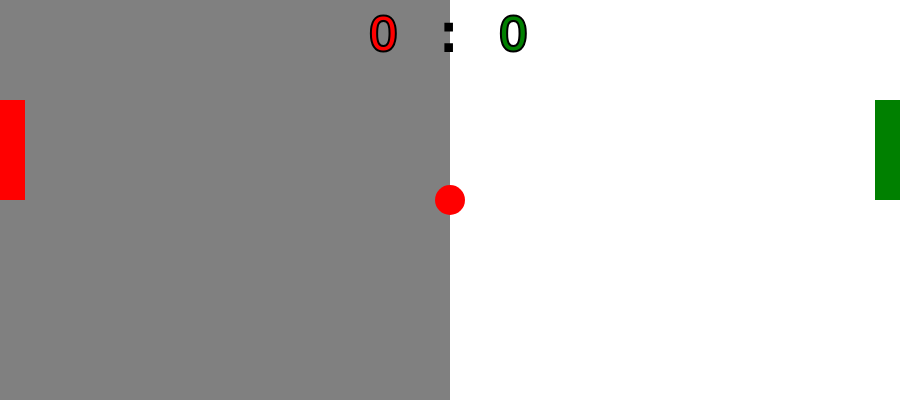
Frame 1 (no input)
Frame 60 (no input): identical to frame 1, image omitted
Frame 120 (the mouse pressed at the canvas centre since frame 60): identical to frame 1, image omitted

The p5.js sketch that drew this single still picture (run headless with seeded random() and noise() and a simulated clock; from frame 60 on, the mouse is pressed at the canvas centre):

// p5.js sketch
// ── sketch.js
canvasW = 900
canvasH = 400
paddleW = 25
paddleH = 100
colors = ['green', 'navy', 'red','black']
let p1,p2
ballD = 30

class Paddle {
  constructor(x,y,w,h){
    this.x = x
    this.y = y
    this.w = w
    this.h = h
    this.color = random(colors)
    this.speed = 2;
    this.score = 0;
  }
draw(){
  fill(this.color);
  noStroke();
  rect(this.x, this.y , this.w , this.h );
}

update(){
  this.y += this.speed;
  this.y = constrain (this.y, 0, canvasH - this.h);
}
  
move(direction){
  this.speed = direction * 8;
}
  upScore(){
    this.score += 1;
  }
}

class Ball{
  constructor(x,y,d){
    this.x = x
    this.y = y
    this.d = d
    this.color = random(colors)
    this.speedX = 0
    this.speedY = 0
  }
  
  draw(){
    fill(this.color)
    noStroke()
    ellipse(this.x, this.y, this.d)
  }
  
  start(){
    this.speedX = random([-5,5])
    this.speedY = random([-5,5])
  }
  
  rematch() {
     this.x = canvasW/2
    this.y = canvasH/2
    this.speedX = 0
    this.speedY = 0
  } 
  reflect(xdir,ydir){
    this.speedX = this.speedX * xdir
    this.speedY = this.speedY * ydir
  }
  
  update(){
    this.x += this.speedX;
    this.y += this.speedY;
    
    //wall
    if (this.y - this.d/2 < 0){
      this.reflect(1,-1)
    }
    if (this.y + this.d/2 > canvasH){
      this.reflect(1,-1)
    }
    
    // Проверка столкновения с левой ракеткой
    if (this.x - this.d / 2 < p1.x + p1.w && this.y > p1.y && this.y < p1.y + p1.h) {
      this.reflect(-1, 1)
    }
    // Проверка пропущенного мяча левой ракеткой
    else if (this.x - this.d / 2 < 0) {
      this.rematch()
      p2.upScore()
    }

    // Проверка столкновения с правой ракеткой
    if (this.x + this.d / 2 > p2.x && this.y > p2.y && this.y < p2.y + p2.h) {
      this.reflect(-1, 1)
    }
    // Проверка пропущенного мяча правой ракеткой
    else if (this.x + this.d / 2 > canvasW) {
      this.rematch()
      p1.upScore()
    }
  }
}

function setup() {
  createCanvas(canvasW, canvasH);
  // создаем ракетки
  p1 = new Paddle(0,100, paddleW, paddleH)
  p2 = new Paddle(canvasW - paddleW,100, paddleW, paddleH)
  p1.move(0)
  p2.move(0)
  //
  gameBall = new Ball ( canvasW/2, canvasH/2, ballD)
  
  
}

function draw() {
  
  background(255)
  noStroke()
  fill(128)
  rect(0,0, canvasW/2, canvasH)
  
  textSize(48);
  fill(p1.color);
  stroke(0)
  strokeWeight(4);
  text(p1.score, canvasW/2 - 80,50);
  fill(p2.color);
  text(p2.score, canvasW/2 + 50,50);
  
  fill(0)
  text(':',canvasW/2 - 8, 50)
  
  gameBall.draw()
  gameBall.update()
  
  
  p1.draw()
  p2.draw()
  p1.update()
  p2.update()
 
}



function keyPressed(){
  if (key === 'a'){
    p1.move(-1);
  } else if (key === 'z'){
    p1.move(1);
  }
  
  if (key === 'o'){
    p2.move(-1);
  } else if (key === 'l'){
    p2.move(1);
  }
  if (keyCode == 32){
    gameBall.start()
  }
}

function keyReleased(){
  if (key === 'a' || key === 'z'){
    p1.move(0);
  }
  
  if (key ==='o'|| key === 'l'){
    p2.move(0);
  }
}
